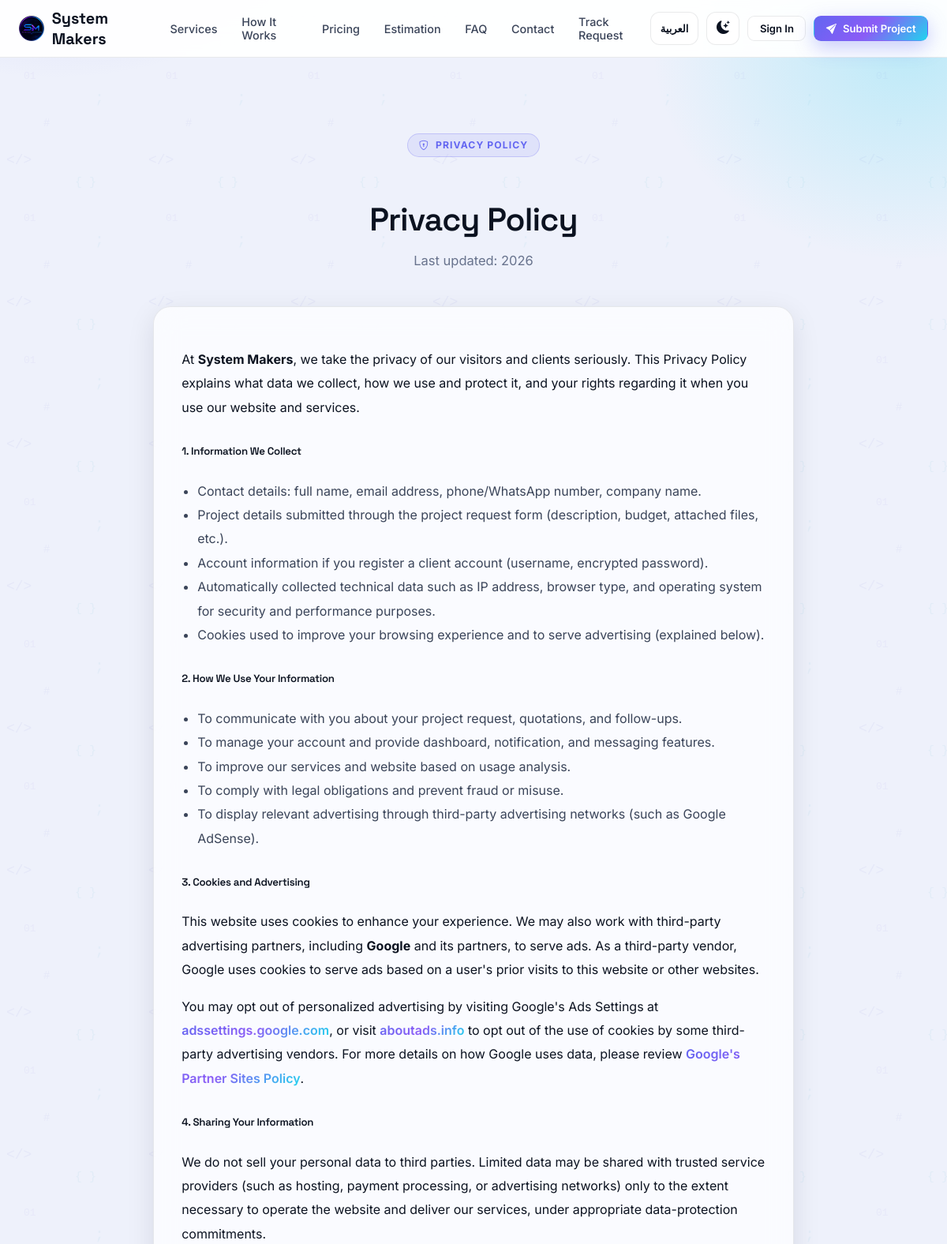
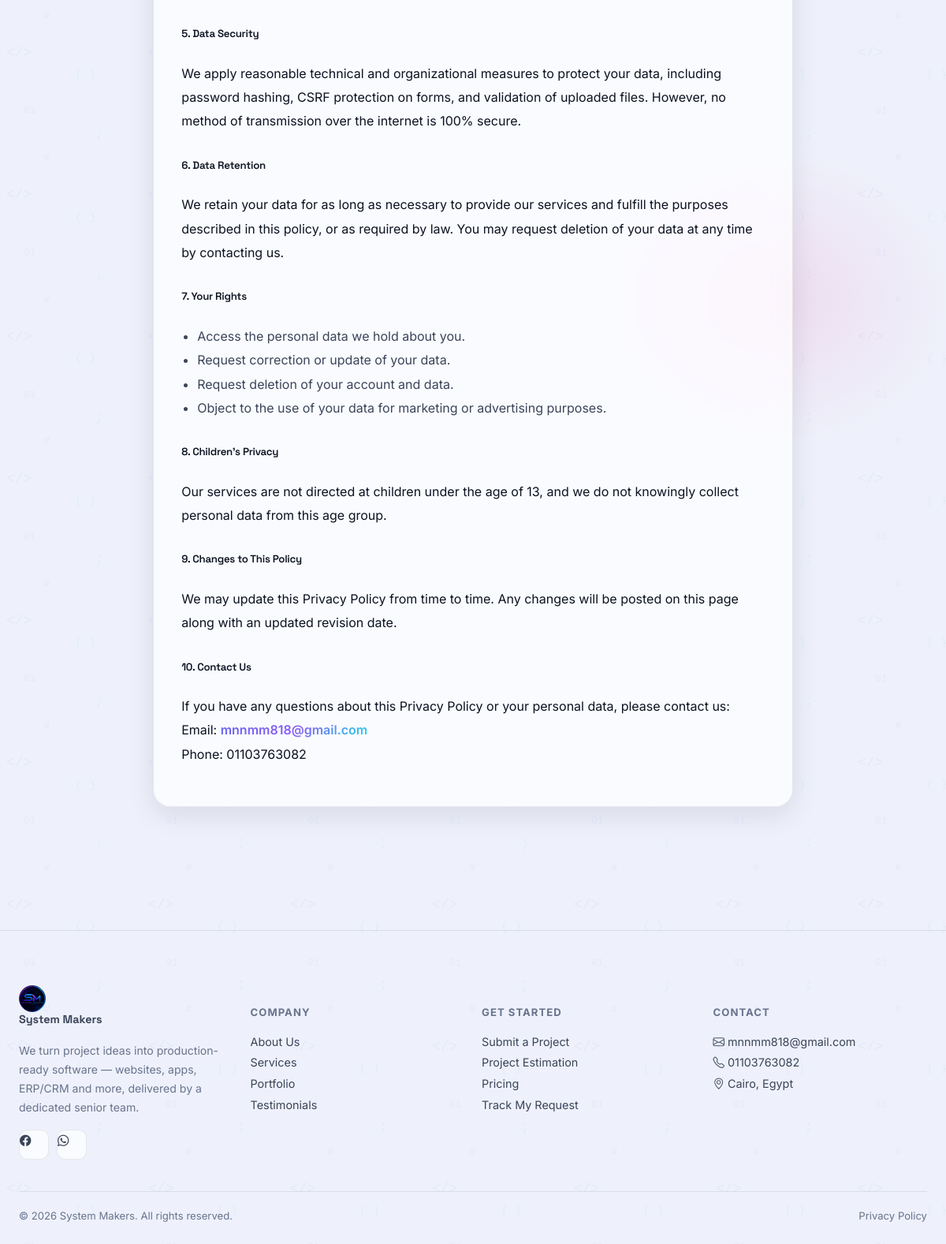
Screenshot of /privacy-policy with the database file from the repository (2 pictures, top to bottom).
### app/models/content.py (models this page shows, shortened)
class SiteSetting(db.Model):
    __tablename__ = "site_settings"
    id = db.Column(db.Integer, primary_key=True)
    key = db.Column(db.String(100), unique=True, nullable=False)
    value = db.Column(db.Text)
    updated_at = db.Column(db.DateTime, default=lambda: datetime.now(timezone.utc),
                            onupdate=lambda: datetime.now(timezone.utc))
    @staticmethod
    def get(key, default=""):
        row = SiteSetting.query.filter_by(key=key).first()
        return row.value if row else default

### app/routes/main.py (the view)
@main_bp.route("/privacy-policy")
def privacy_policy():
    return render_template("public/privacy_policy.html")

### app/templates/public/privacy_policy.html (shortened to what this page needs)
{% extends "layout_public.html" %}
{% block content %}
<section class="section">
  <div class="container-xl" style="max-width:860px;">
    {% if lang == 'ar' %}
    <div style="text-align:center; margin-bottom:44px;" class="reveal">
      <div class="eyebrow" style="margin-left:auto;margin-right:auto;"><i class="bi bi-shield-lock"></i> سياسة الخصوصية</div>
      <h1 class="section-title">سياسة الخصوصية</h1>
      <p class="section-sub" style="margin:0 auto;">آخر تحديث: {{ current_year }}</p>
    </div>
    <div class="glass reveal" style="padding:2.2rem; line-height:1.9;">
      <p>
        نحن في <strong>{{ site_settings.company_name }}</strong> نولي خصوصية زوارنا وعملائنا أهمية كبيرة. توضح
        سياسة الخصوصية هذه أنواع البيانات التي نجمعها، وكيفية استخدامها وحمايتها، وحقوقك المتعلقة بها عند
        استخدامك لموقعنا وخدماتنا.
      </p>
      <h5 style="margin-top:28px;">١. البيانات التي نجمعها</h5>
      <p>عند استخدامك للموقع، قد نقوم بجمع البيانات التالية:</p>
      <ul style="padding-inline-start:20px; color:var(--text-1);">
        <li>معلومات التواصل: الاسم الكامل، البريد الإلكتروني، رقم الهاتف/واتساب، اسم الشركة.</li>
        <li>تفاصيل المشروع المُرسلة عبر نموذج طلب المشروع (الوصف، الميزانية، الملفات المرفقة، وغيرها).</li>
        <li>بيانات الحساب في حال إنشاء حساب عميل (اسم المستخدم، كلمة المرور المُشفّرة).</li>
        <li>بيانات تقنية تلقائية مثل عنوان IP، نوع المتصفح، ونظام التشغيل لأغراض الأمان وتحسين الأداء.</li>
        <li>ملفات تعريف الارتباط (Cookies) لأغراض تحسين تجربة الاستخدام وعرض الإعلانات (موضح أدناه).</li>
      </ul>
      <h5 style="margin-top:28px;">٢. كيفية استخدام البيانات</h5>
      <ul style="padding-inline-start:20px; color:var(--text-1);">
        <li>التواصل معك بخصوص طلب مشروعك وتقديم عروض الأسعار والمتابعة.</li>
        <li>إدارة حسابك وتقديم لوحة التحكم والإشعارات والمراسلة الداخلية.</li>
        <li>تحسين خدماتنا وموقعنا الإلكتروني بناءً على تحليل الاستخدام.</li>
        <li>الامتثال للالتزامات القانونية ومنع الاحتيال أو إساءة الاستخدام.</li>
        <li>عرض إعلانات ذات صلة عبر شبكات إعلانية تابعة لجهات خارجية (مثل Google AdSense).</li>
      </ul>
      <h5 style="margin-top:28px;">٣. ملفات تعريف الارتباط (Cookies) والإعلانات</h5>
      <p>
        يستخدم هذا الموقع ملفات تعريف الارتباط لتحسين تجربتك. كما قد نستخدم شركاء إعلانيين تابعين لجهات خارجية،
        بما في ذلك <strong>Google</strong> وشركاؤها، لعرض الإعلانات. تُستخدم شركة Google، بصفتها طرفًا ثالثًا،
        ملفات تعريف ارتباط لعرض الإعلانات بناءً على زياراتك السابقة لهذا الموقع أو مواقع أخرى على الإنترنت.
      </p>
      <p>
        يمكنك إلغاء تفعيل الإعلانات المخصصة من خلال إعدادات الإعلانات من Google عبر
        <a href="https://adssettings.google.com" target="_blank" rel="noopener" class="text-grad" style="font-weight:600;">adssettings.google.com</a>،
        كما يمكنك زيارة
        <a href="https://www.aboutads.info/choices/" target="_blank" rel="noopener" class="text-grad" style="font-weight:600;">aboutads.info</a>
        لإلغاء تفعيل استخدام ملفات تعريف الارتباط الخاصة ببعض شركات الإعلانات التابعة لجهات خارجية.
        لمزيد من التفاصيل حول كيفية استخدام Google للبيانات، يُرجى مراجعة
        <a href="https://policies.google.com/technologies/partner-sites" target="_blank" rel="noopener" class="text-grad" style="font-weight:600;">صفحة سياسات Google لمواقع الشركاء</a>.
      </p>
      <h5 style="margin-top:28px;">٤. مشاركة البيانات مع أطراف ثالثة</h5>
      <p>
        نحن لا نبيع بياناتك الشخصية لأي طرف ثالث. قد تتم مشاركة بيانات محدودة مع مزودي خدمات موثوقين
        (مثل خدمات الاستضافة أو معالجة الدفع أو الشبكات الإعلانية) فقط بالقدر اللازم لتشغيل الموقع وتقديم خدماتنا،
        وذلك وفق التزامات تعاقدية بحماية البيانات.
      </p>
      <h5 style="margin-top:28px;">٥. أمان البيانات</h5>
      <p>
        نطبق إجراءات تقنية وتنظيمية معقولة لحماية بياناتك، بما في ذلك تشفير كلمات المرور، وحماية النماذج من
        هجمات CSRF، والتحقق من صحة الملفات المرفوعة. مع ذلك، لا يمكن ضمان أمان مطلق لأي وسيلة نقل بيانات عبر الإنترنت.
      </p>
      <h5 style="margin-top:28px;">٦. الاحتفاظ بالبيانات</h5>
      <p>
        نحتفظ ببياناتك للمدة اللازمة لتقديم خدماتنا والوفاء بالأغراض الموضحة في هذه السياسة، أو وفقًا لما يقتضيه القانون.
        يمكنك طلب حذف بياناتك في أي وقت عبر التواصل معنا.
      </p>
      <h5 style="margin-top:28px;">٧. حقوقك</h5>
      <ul style="padding-inline-start:20px; color:var(--text-1);">
        <li>الوصول إلى بياناتك الشخصية المحفوظة لدينا.</li>
        <li>طلب تصحيح أو تحديث بياناتك.</li>
        <li>طلب حذف حسابك وبياناتك.</li>
        <li>الاعتراض على استخدام بياناتك لأغراض تسويقية أو إعلانية.</li>
      </ul>
      <h5 style="margin-top:28px;">٨. خصوصية الأطفال</h5>
      <p>
        لا تستهدف خدماتنا الأطفال دون سن 13 عامًا، ولا نقوم عن علم بجمع بيانات شخصية من هذه الفئة العمرية.
      </p>
      <h5 style="margin-top:28px;">٩. التعديلات على هذه السياسة</h5>
      <p>
        قد نقوم بتحديث سياسة الخصوصية هذه من وقت لآخر. سيتم نشر أي تعديلات على هذه الصفحة مع تحديث تاريخ آخر تعديل.
      </p>
      <h5 style="margin-top:28px;">١٠. التواصل معنا</h5>
      <p>
        لأي استفسار بخصوص سياسة الخصوصية أو بياناتك الشخصية، يمكنك التواصل معنا عبر:
        <br>
        البريد الإلكتروني: <a href="mailto:{{ site_settings.contact_email }}" class="text-grad" style="font-weight:600;">{{ site_settings.contact_email }}</a>
        <br>
        الهاتف: {{ site_settings.contact_phone }}
      </p>
    </div>
    {% else %}
    <div style="text-align:center; margin-bottom:44px;" class="reveal">
      <div class="eyebrow" style="margin-left:auto;margin-right:auto;"><i class="bi bi-shield-lock"></i> Privacy Policy</div>
      <h1 class="section-title">Privacy Policy</h1>
      <p class="section-sub" style="margin:0 auto;">Last updated: {{ current_year }}</p>
    </div>
    <div class="glass reveal" style="padding:2.2rem; line-height:1.9;">
      <p>
        At <strong>{{ site_settings.company_name }}</strong>, we take the privacy of our visitors and clients
        seriously. This Privacy Policy explains what data we collect, how we use and protect it, and your
        rights regarding it when you use our website and services.
      </p>
      <h5 style="margin-top:28px;">1. Information We Collect</h5>
      <ul style="padding-inline-start:20px; color:var(--text-1);">
        <li>Contact details: full name, email address, phone/WhatsApp number, company name.</li>
        <li>Project details submitted through the project request form (description, budget, attached files, etc.).</li>
        <li>Account information if you register a client account (username, encrypted password).</li>
        <li>Automatically collected technical data such as IP address, browser type, and operating system for security and performance purposes.</li>
        <li>Cookies used to improve your browsing experience and to serve advertising (explained below).</li>
      </ul>
      <h5 style="margin-top:28px;">2. How We Use Your Information</h5>
      <ul style="padding-inline-start:20px; color:var(--text-1);">
        <li>To communicate with you about your project request, quotations, and follow-ups.</li>
        <li>To manage your account and provide dashboard, notification, and messaging features.</li>
        <li>To improve our services and website based on usage analysis.</li>
        <li>To comply with legal obligations and prevent fraud or misuse.</li>
        <li>To display relevant advertising through third-party advertising networks (such as Google AdSense).</li>
      </ul>
      <h5 style="margin-top:28px;">3. Cookies and Advertising</h5>
      <p>
        This website uses cookies to enhance your experience. We may also work with third-party advertising
        partners, including <strong>Google</strong> and its partners, to serve ads. As a third-party vendor,
        Google uses cookies to serve ads based on a user's prior visits to this website or other websites.
      </p>
      <p>
        You may opt out of personalized advertising by visiting Google's Ads Settings at
        <a href="https://adssettings.google.com" target="_blank" rel="noopener" class="text-grad" style="font-weight:600;">adssettings.google.com</a>,
        or visit
        <a href="https://www.aboutads.info/choices/" target="_blank" rel="noopener" class="text-grad" style="font-weight:600;">aboutads.info</a>
        to opt out of the use of cookies by some third-party advertising vendors. For more details on how
        Google uses data, please review
        <a href="https://policies.google.com/technologies/partner-sites" target="_blank" rel="noopener" class="text-grad" style="font-weight:600;">Google's Partner Sites Policy</a>.
      </p>
      <h5 style="margin-top:28px;">4. Sharing Your Information</h5>
      <p>
        We do not sell your personal data to third parties. Limited data may be shared with trusted service
        providers (such as hosting, payment processing, or advertising networks) only to the extent necessary
        to operate the website and deliver our services, under appropriate data-protection commitments.
      </p>
      <h5 style="margin-top:28px;">5. Data Security</h5>
      <p>
        We apply reasonable technical and organizational measures to protect your data, including password
        hashing, CSRF protection on forms, and validation of uploaded files. However, no method of transmission
        over the internet is 100% secure.
      </p>
      <h5 style="margin-top:28px;">6. Data Retention</h5>
      <p>
        We retain your data for as long as necessary to provide our services and fulfill the purposes described
        in this policy, or as required by law. You may request deletion of your data at any time by contacting us.
      </p>
      <h5 style="margin-top:28px;">7. Your Rights</h5>
      <ul style="padding-inline-start:20px; color:var(--text-1);">
        <li>Access the personal data we hold about you.</li>
        <li>Request correction or update of your data.</li>
        <li>Request deletion of your account and data.</li>
        <li>Object to the use of your data for marketing or advertising purposes.</li>
      </ul>
      <h5 style="margin-top:28px;">8. Children's Privacy</h5>
      <p>
        Our services are not directed at children under the age of 13, and we do not knowingly collect personal
        data from this age group.
      </p>
      <h5 style="margin-top:28px;">9. Changes to This Policy</h5>
      <p>
        We may update this Privacy Policy from time to time. Any changes will be posted on this page along with
        an updated revision date.
      </p>
      <h5 style="margin-top:28px;">10. Contact Us</h5>
      <p>
        If you have any questions about this Privacy Policy or your personal data, please contact us:
        <br>
        Email: <a href="mailto:{{ site_settings.contact_email }}" class="text-grad" style="font-weight:600;">{{ site_settings.contact_email }}</a>
        <br>
        Phone: {{ site_settings.contact_phone }}
      </p>
    </div>
    {% endif %}
  </div>
</section>
{% endblock %}

### app/templates/partials/footer.html
<footer class="footer">
  <div class="container-xl">
    <div class="grid-4" style="margin-bottom:40px;">
      <div>
        <a href="{{ url_for('main.home') }}" class="brand" style="margin-bottom:14px;">
          <span class="brand-mark" style="background:transparent; box-shadow:none;"><img src="{{ url_for('static', filename='images/brand/logo_256.png') }}" alt="System Makers" style="width:100%;height:100%;object-fit:contain;"></span>
          {{ site_settings.company_name if site_settings else 'System Makers' }}
        </a>
        <p class="text-muted-2" style="font-size:.88rem; line-height:1.7; max-width:280px;">
          {{ t('footer_tagline') }}
        </p>
        <div style="display:flex; gap:10px; margin-top:16px;">
          {% if site_settings.facebook_url %}
          <a href="{{ site_settings.facebook_url }}" target="_blank" rel="noopener" class="social-icon" title="Facebook"><i class="bi bi-facebook"></i></a>
          {% endif %}
          {% if site_settings.whatsapp_number %}
          <a href="https://wa.me/{{ site_settings.whatsapp_number | replace(' ', '') | replace('+', '') | replace('-', '') }}" target="_blank" rel="noopener" class="social-icon" title="WhatsApp"><i class="bi bi-whatsapp"></i></a>
          {% endif %}
        </div>
      </div>
      <div>
        <h6>{{ t('footer_company') }}</h6>
        <a href="{{ url_for('main.home') }}#about">{{ t('footer_about') }}</a>
        <a href="{{ url_for('main.services') }}">{{ t('nav_services') }}</a>
        <a href="{{ url_for('main.home') }}#portfolio">{{ t('footer_portfolio') }}</a>
        <a href="{{ url_for('main.home') }}#testimonials">{{ t('footer_testimonials') }}</a>
      </div>
      <div>
        <h6>{{ t('footer_get_started') }}</h6>
        <a href="{{ url_for('main.project_request') }}">{{ t('footer_submit_project') }}</a>
        <a href="{{ url_for('main.estimation') }}">{{ t('footer_estimation') }}</a>
        <a href="{{ url_for('main.pricing') }}">{{ t('nav_pricing') }}</a>
        <a href="{{ url_for('main.track_request') }}">{{ t('footer_track') }}</a>
      </div>
      <div>
        <h6>{{ t('footer_contact') }}</h6>
        <a href="mailto:{{ site_settings.contact_email if site_settings else '' }}">
          <i class="bi bi-envelope"></i> {{ site_settings.contact_email if site_settings else 'contact@clientflow.local' }}
        </a>
        <a href="tel:{{ site_settings.contact_phone if site_settings else '' }}">
          <i class="bi bi-telephone"></i> {{ site_settings.contact_phone if site_settings else '' }}
        </a>
        <a href="#"><i class="bi bi-geo-alt"></i> {{ site_settings.contact_address if site_settings else 'Cairo, Egypt' }}</a>
      </div>
    </div>
    <div class="divider"></div>
    <div style="display:flex; justify-content:space-between; flex-wrap:wrap; gap:10px;">
      <span class="text-muted-2" style="font-size:.82rem;">© {{ current_year }} {{ site_settings.company_name if site_settings else 'System Makers' }}. {{ t('footer_rights') }}</span>
      <div style="display:flex; gap:18px; align-items:center;">
        <a href="{{ url_for('main.privacy_policy') }}" class="text-muted-2" style="font-size:.82rem; padding:0;">{{ t('footer_privacy') }}</a>
      </div>
    </div>
  </div>
</footer>

### rows the page displays
SiteSetting: contact_phone "01103763082", value "01103763082"
SiteSetting: value "mnnmm818@gmail.com"
SiteSetting: value "Cairo, Egypt"

### other values shown
{{ site_settings.company_name if site_settings else 'System Makers' }} "System Makers"
{{ t('nav_services') }} "Services"
{{ t('nav_how_it_works') }} "How It Works"
{{ t('nav_pricing') }} "Pricing"
{{ t('nav_estimation') }} "Estimation"
{{ t('nav_faq') }} "FAQ"
{{ t('nav_contact') }} "Contact"
{{ t('nav_track') }} "Track Request"
{{ t('lang_switch') }} "العربية"
{{ t('nav_sign_in') }} "Sign In"
{{ t('nav_submit_project') }} "Submit Project"
{{ site_settings.company_name }} "System Makers"
{{ t('footer_tagline') }} "We turn project ideas into production-ready software — websites, apps, ERP/CRM and more, delivered by a dedicated senior team."
{{ t('footer_company') }} "COMPANY"
{{ t('footer_about') }} "About Us"
